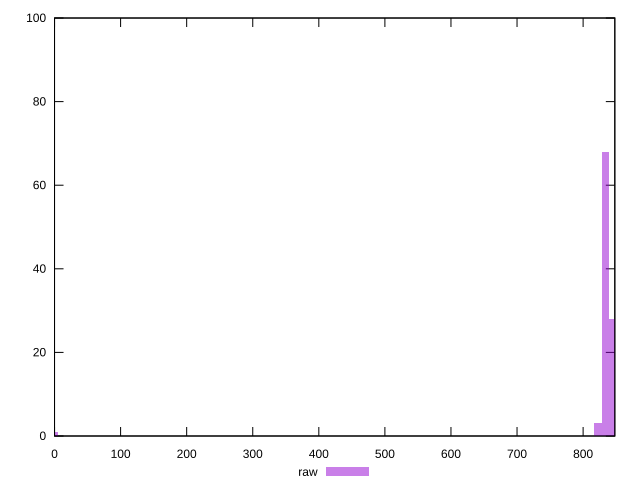

Recreate this plot in gnuplot.
reset

$raw <<EOF
845.6462778226872 28
834.0620822360751 68
822.4778866494629 3
0 1
EOF

set key outside below
set boxwidth 11.584195586612154
set xrange [0:848]
set yrange [0:100]
set trange [0:100]
set style fill transparent solid 0.5 noborder
set terminal svg size 640, 490 enhanced background rgb 'white'
set output "report_00018_2021-02-10T15-25-16.877Z/uses-rel-preload/samples/pages/raw/histogram.svg"

plot $raw title "raw" with boxes

reset
